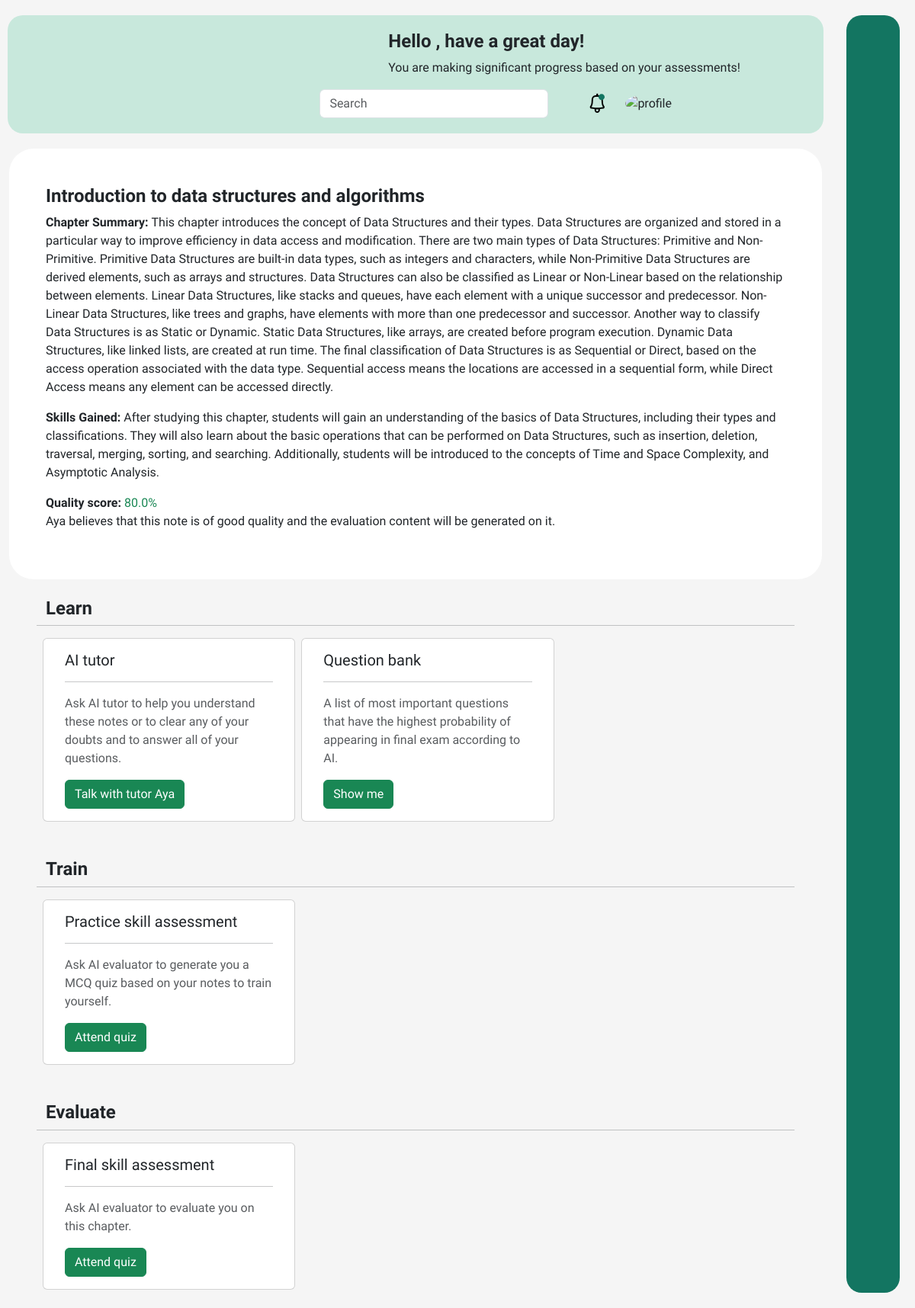
/open_note/110, run on the app's committed database.
### web/models.py (models this page shows, shortened)
class Note(models.Model):
    username = models.CharField(max_length=256, default="")
    subject_id = models.CharField(max_length=10)
    file = models.FileField(upload_to='web/Storage/')
    name = models.CharField(max_length=256, default="unnamed note")
    note_progress = models.FloatField(default=0)
    note = models.CharField(max_length=4000, default="")
    research_required = models.BooleanField(default=False)
    practical_required = models.BooleanField(default=False)
    group_practical_required = models.BooleanField(default=False)
    important_questions = models.CharField(default="", max_length=10000)
    quality_score = models.FloatField(default=0)
    note_brief = models.CharField(max_length=10000, default="")

### web/views.py (the view)
# urls.py: path('open_note/<str:note_id>', views.open_note, name='open_note'),
def open_note(request, note_id):
    quality_score= Note.objects.get(id=note_id).quality_score
    if quality_score >= 70:
        quality_score_good = True
    else:
        quality_score_good = False
    return render(request, 'web/note.html', {
        "note":Note.objects.get(id=note_id),
        "quality_score_good": quality_score_good
    })

### web/templates/web/note.html (shortened to what this page needs)
{% extends 'web/layout.html' %}
{% block body %}
<div class="container">
    <div class="container p-5" style="background-color: white; border-radius: 2rem;">
        <h1>{{ note.name }}</h1>
        {{ note.note_brief | safe }}
        <p><strong>Quality score: </strong>
            {% if quality_score_good == True %}
            <span class="text-success">{{note.quality_score}}%</span>
            <br>
            Aya believes that this note is of good quality and the evaluation content will be generated on it.
            {% else %}
            <span class="text-danger">{{note.quality_score}}%</span>
            <br>
            Aya believes that this note is of poor quality thus evaluation content will be generated from good notes
            stored inside database by other professors, students, or universities.
            {% endif %}
        </p>
    </div>
    <div class="row px-5 py-4">
        <h1>Learn</h1>
        <hr>
        <div class="card col-4 mx-2">
            <div class="card-body">
                <h5 class="card-title">AI tutor</h5>
                <hr>
                <p class="text-muted">Ask AI tutor to help you understand these notes or to clear any of your doubts and
                    to answer all of your questions.</p>
                <a href="{% url 'web:ai_tutor' note.id %}" class="card-link btn btn-success">Talk with tutor Aya</a>
            </div>
        </div>
        <div class="card col-4">
            <div class="card-body">
                <h5 class="card-title">Question bank</h5>
                <hr>
                <p class="text-muted">A list of most important questions that have the highest probability of appearing
                    in final exam according to AI.</p>
                <a href="{% url 'web:important_questions' note.id %}" class="card-link btn btn-success">Show me</a>
            </div>
        </div>
    </div>
    <div class="row px-5 py-4">
        <h1>Train</h1>
        <hr>
        <div class="card col-4 mx-2">
            <div class="card-body">
                <h5 class="card-title">Practice skill assessment</h5>
                <hr>
                <p class="text-muted">Ask AI evaluator to generate you a MCQ quiz based on your notes to train yourself.
                </p>
                <a href="{% url 'web:ai_evaluator' note.id 'mcq' %}" class="card-link btn btn-success">Attend quiz</a>
            </div>
        </div>
    </div>
    <div class="row px-5 py-4">
        <h1>Evaluate</h1>
        <hr>
        <div class="card col-4 mx-2">
            <div class="card-body">
                <h5 class="card-title">Final skill assessment</h5>
                <hr>
                <p class="text-muted">Ask AI evaluator to evaluate you on this chapter.
                </p>
                <a href="{% url 'web:ai_evaluator' note.id 'mcq' %}" class="card-link btn btn-success">Attend quiz</a>
            </div>
        </div>
    </div>
</div>
{% endblock %}

### web/static/web/style.css (style rules this page uses)
a { text-decoration: none; }
h1 { font-weight: 600; font-size: 1.5rem; }
body { font-family: "El Messiri", sans-serif; background: #f5f5f5; }
.navbar .navbar-account-desc h4, p { font-size: medium; }
body { font-family: "El Messiri", sans-serif; background: #F5F5F5; }
* { box-sizing: border-box; margin: 0; padding: 0; font-family: "El Messiri", sans-serif; }
.navbar li, a, button { font-weight: 500; font-size: 16px; color: #111; text-decoration: none; }

### data on the page
Note: name "Introduction to data structures and algorithms", note_brief "Chapter Summary: This chapter introduces the concept of Data Structures and their types. Data Structures are organized and stored in a particular way to improve efficiency in data access and modification. There are two main types of Data Structures: Primitive and Non-Primitive. Primitive Data Structures are built-in data types, such as integers and characters, while Non-Primitive Data Structures are derived elements, such as arrays and structures. Data Structures can also be classified as Linear or Non-Linear based on the relationship between elements. Linear Data Structures, like stacks and queues, have each element with a unique successor and predecessor. Non-Linear Data Structures, like…", quality_score "80.0"
